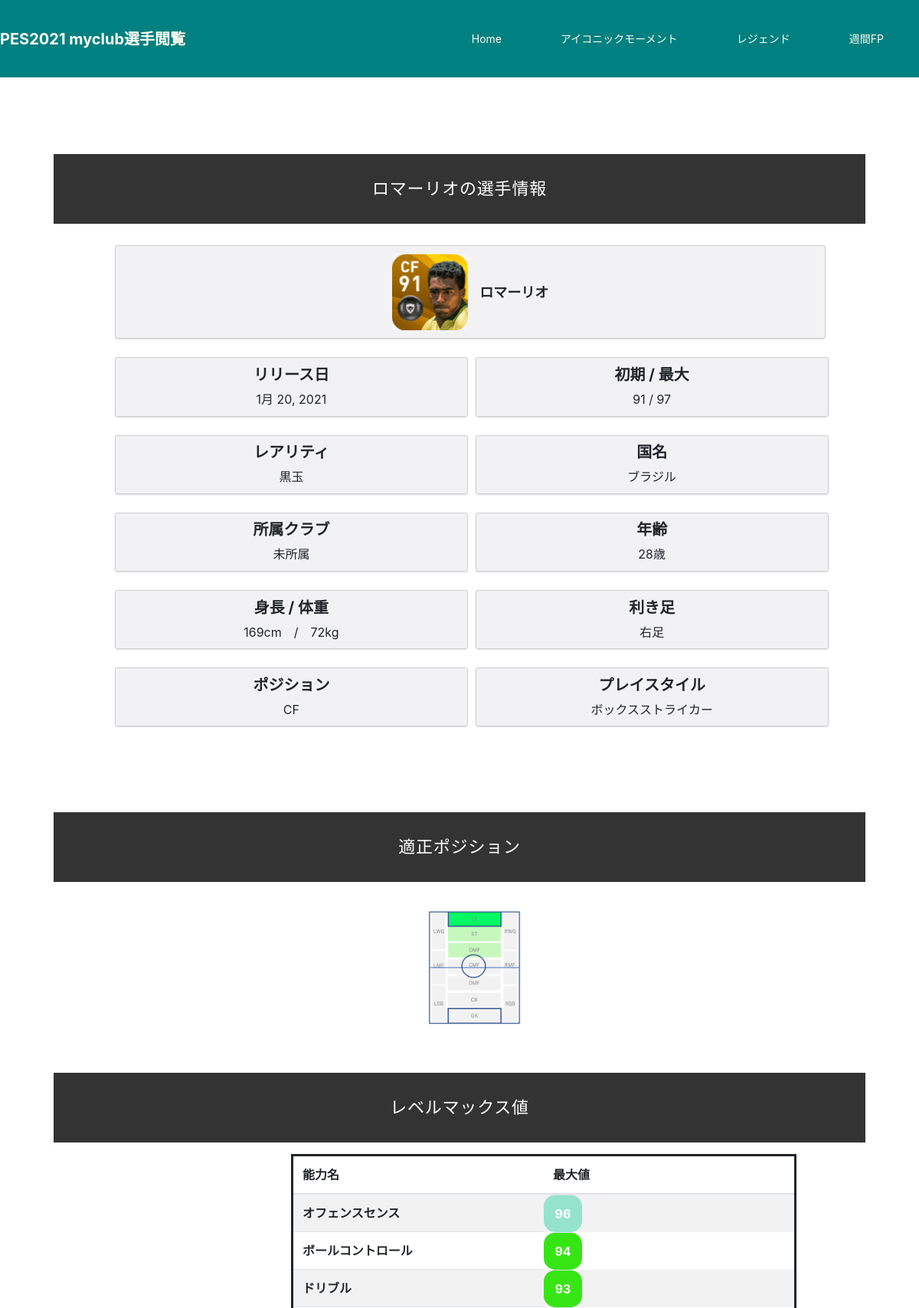
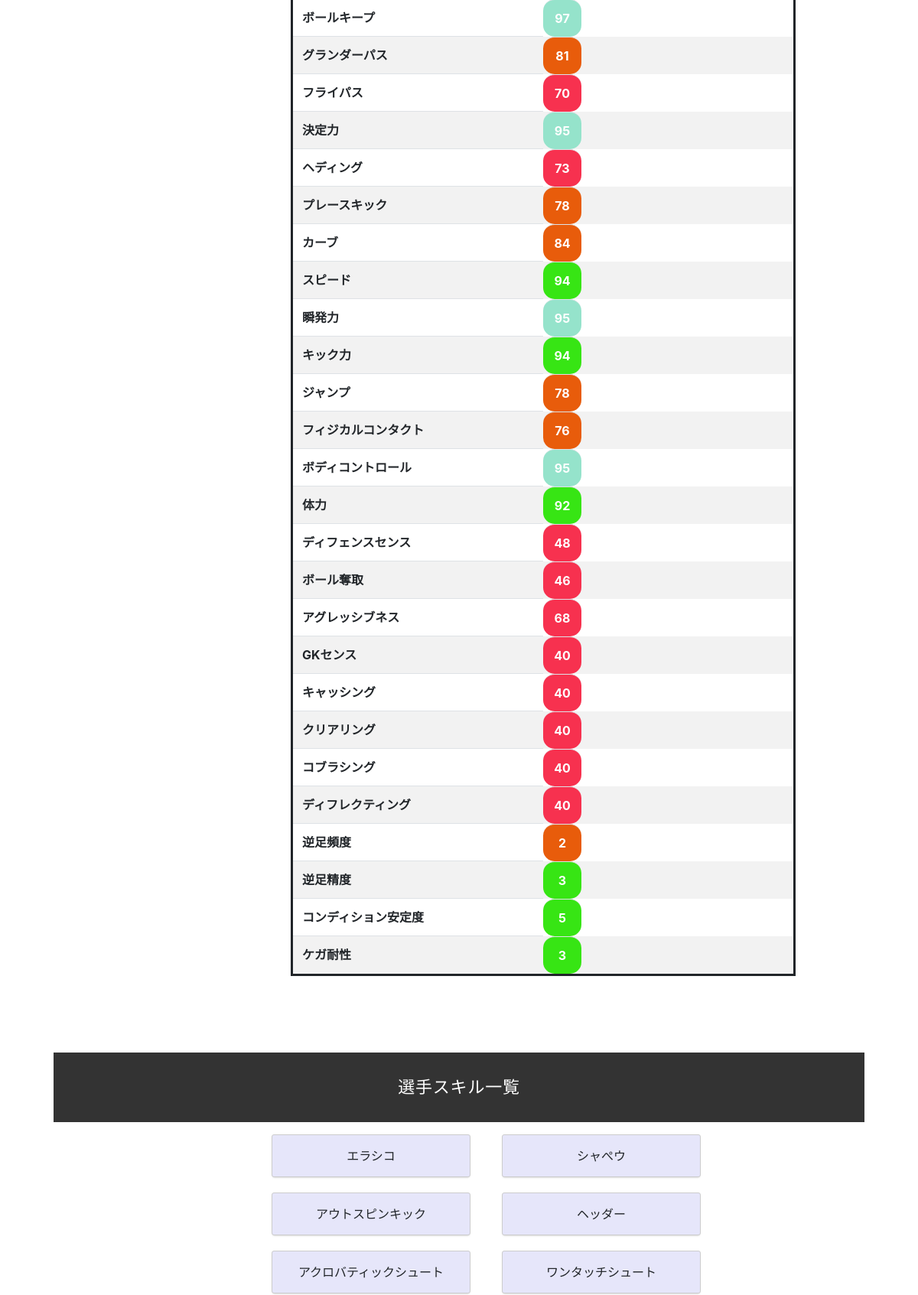
The page /detail/2/ (upper part) on the database its author committed (2 pictures, top to bottom).
### pespost/models.py (models this page shows, shortened)
class Player(models.Model):
    date_field = models.DateField('リリース日', blank=True, null=True)
    initial = models.IntegerField('初期総合値')
    maximum = models.IntegerField('最大総合値')
    level = models.IntegerField('最大レベル')
    player_style = models.CharField('選手タイプ', max_length=20)
    rarity = models.CharField('レアリティ', max_length=10)
    player_name = models.CharField('選手名', max_length=50)
    country = models.CharField('国名', max_length=30)
    league = models.CharField('所属リーグ', max_length=30)
    club = models.CharField('所属クラブ', max_length=30)
    age = models.IntegerField('年齢')
    height = models.IntegerField('身長')
    body_weight = models.IntegerField('体重')
    dominant_foot = models.CharField('利き足', max_length=2)
    position = models.CharField('ポジション', max_length=4)
    playstyle = models.CharField('プレースタイル', max_length=30)
    player_image = models.ImageField(upload_to='')

class Formation(models.Model):
    player = models.ForeignKey(Player, on_delete=models.CASCADE)
    formation_images = models.ImageField(upload_to='')

class Ability(models.Model):
    player = models.ForeignKey(Player, on_delete=models.CASCADE)
    offense_sense = models.IntegerField('OFセンス')
    ball_control = models.IntegerField('ボールコントロール')
    dribble = models.IntegerField('ドリブル')
    ball_keep = models.IntegerField('ボールキープ')
    grander_pass = models.IntegerField('グランダーパス')
    fly_pass = models.IntegerField('フライパス')
    determining_power = models.IntegerField('決定力')
    heading = models.IntegerField('ヘディング')
    place_kick = models.IntegerField('プレースキック')
    curve = models.IntegerField('カーブ')
    speed = models.IntegerField('スピード')
    instantaneous_power = models.IntegerField('瞬発力')
    kick_power = models.IntegerField('キック力')
    jumping = models.IntegerField('ジャンプ')
    physical_contact = models.IntegerField('フィジカルコンタクト')
    body_control = models.IntegerField('ボディコントロール')
    physical_fitness = models.IntegerField('体力')
    defense_sense = models.IntegerField('ディフェンスセンス')
    take_the_ball = models.IntegerField('ボール奪取')
    aggressiveness = models.IntegerField('アグレッシブネス')
    gksense = models.IntegerField('GKセンス')
    catching = models.IntegerField('キャッチング')
    clearing = models.IntegerField('クリアリング')
    cobraging = models.IntegerField('コブラシング')
    deflectiveing = models.IntegerField('ディフレクティング')
    reverse_foot_frequency = models.IntegerField('逆足頻度')
    reverse_foot_accuracy = models.IntegerField('逆足精度')
    condition_stability = models.IntegerField('コンディション安定度')
    injury_resistance = models.IntegerField('ケガ耐性')

class Skill(models.Model):
    player = models.ForeignKey(Player, on_delete=models.CASCADE)
    player_skill = models.CharField('スキル入力', max_length=20, blank=True)

### pespost/views.py (the view)
# urls.py: path('detail/<int:pk>/', detailview, name='detail'),
def detailview(request, pk):
    player = Player.objects.filter(pk=pk)[0]
    ability = Ability.objects.filter(pk=pk)[0]
    skill = Skill.objects.filter(player=pk)
    formation = Formation.objects.filter(pk=pk)[0]
    return render(request, 'detail.html', {'player': player, 'ability': ability, 'skill': skill, 'formation': formation})

### pespost/templatetags/basetemp.py (called while the page is built)
@register.filter
def of_df_fig_css(ability_point):
    if ability_point >= 95:
        return "NF"
    elif 95 > ability_point >= 85:
        return "EF"
    elif 85 > ability_point >= 75:
        return "SF"
    else:
        return "default"

@register.filter
def reverse_css(ability_point):
    if ability_point == 4:
        return "NF"
    elif ability_point == 3:
        return "EF"
    elif ability_point == 2:
        return "SF"
    else:
        return "default"

@register.filter
def condi_css(ability_point):
    if ability_point == 8:
        return "NF"
    elif 8 > ability_point >= 5:
        return "EF"
    elif 5 > ability_point >= 4:
        return "SF"
    else:
        return "default"

### templates/detail.html (shortened to what this page needs)
{% extends 'base.html' %}
{% load static %}
{% load basetemp %}
{% block header %}
<link rel='stylesheet' type="text/css" href="{% static 'css/style.css' %}">
{% endblock header %}
{% block content %}
<body>
  <h2 class="player_header">{{ player.player_name}}の選手情報</h2>
  <ul class="player_info">
    <li class="clearfix">
      <img src='{{player.player_image.url}}' alt="選手画像" width=100px >
      <span>{{ player.player_name }}</span>
    </li>
    <li>
      <h5>リリース日</h5>
      <span>{{ player.date_field }}</span>
    </li>
    <li>
      <h5>初期 / 最大</h5>
      <span>{{ player.initial }} / {{ player.maximum }}</span>
    </li>
    <li>
      <h5>レアリティ</h5>
      <span>{{ player.rarity }}</span>
    </li>
    <li>
      <h5>国名</h5>
      <span>{{ player.country }}</span>
    </li>
    <li>
      <h5>所属クラブ</h5>
      <span>{{ player.club }}</span>
    </li>
    <li>
      <h5>年齢</h5>
      <span>{{ player.age }}歳</span>
    </li>
    <li>
      <h5>身長 / 体重</h5>
      <span>{{ player.height }}cm　/　{{ player.body_weight }}kg</span>
    </li>
    <li>
      <h5>利き足</h5>
      <span>{{ player.dominant_foot }}</span>
    </li>
    <li>
      <h5>ポジション</h5>
      <span>{{ player.position }}</span>
    </li>
    <li>
      <h5>プレイスタイル</h5>
      <span>{{ player.playstyle }}</span>
    </li>
   </ul>
   <h2 class="player_header">適正ポジション</h2>
   <div id="image">
   <img src='{{ formation.formation_images.url　}}' alt="適正ポジション" width=65% >
   </div>
   <h2 class="level_player_header">レベルマックス値</h2>
   <table class="table table-striped">
   <thead>
    <tr>
      <th scope="col">能力名</th>
      <th scope="col">最大値</th>
    </tr>
    </thead>
    <tbody>
    <tr>
      <th scope="row">オフェンスセンス</th>
      <td class={{ ability.offense_sense|of_df_fig_css }}>{{ ability.offense_sense }}</td>
    </tr>
    <tr>
      <th scope="row">ボールコントロール</th>
      <td class={{ ability.ball_control|of_df_fig_css }}>{{ ability.ball_control }}</td>
    </tr>
    <tr>
      <th scope="row">ドリブル</th>
      <td class={{ ability.dribble|of_df_fig_css }}>{{ ability.dribble }}</td>
    </tr>
    <tr>
      <th scope="row">ボールキープ</th>
      <td class={{ ability.ball_keep|of_df_fig_css }}>{{ ability.ball_keep }}</td>
    <tr>
      <th scope="row">グランダーパス</th>
      <td class={{ ability.grander_pass|of_df_fig_css }}>{{ ability.grander_pass }}</td>
    </tr>
    <tr>
      <th scope="row">フライパス</th>
      <td class={{ ability.fly_pass|of_df_fig_css }}>{{ ability.fly_pass }}</td>
    </tr>
    <tr>
      <th scope="row">決定力</th>
      <td class={{ ability.determining_power|of_df_fig_css }}>{{ ability.determining_power }}</td>
    </tr>
    <tr>
      <th scope="row">ヘディング</th>
      <td class={{ ability.heading|of_df_fig_css }}>{{ ability.heading }}</td>
    </tr>
    <tr>
      <th scope="row">プレースキック</th>
      <td class={{ ability.place_kick|of_df_fig_css }}>{{ ability.place_kick }}</td>
    </tr>
    <tr>
      <th scope="row">カーブ</th>
      <td class={{ ability.curve|of_df_fig_css }}>{{ ability.curve }}</td>
    </tr>
    <tr>
      <th scope="row">スピード</th>
      <td class={{ ability.speed|of_df_fig_css }}>{{ ability.speed }}</td>
    </tr>
    <tr>
      <th scope="row">瞬発力</th>
      <td class={{ ability.instantaneous_power|of_df_fig_css }}>{{ ability.instantaneous_power }}</td>
    </tr>
    <tr>
      <th scope="row">キック力</th>
      <td class={{ ability.kick_power|of_df_fig_css }}>{{ ability.kick_power }}</td>
    </tr>
    <tr>
      <th scope="row">ジャンプ</th>
      <td class={{ ability.jumping|of_df_fig_css }}>{{ ability.jumping }}</td>
    </tr>
    <tr>
      <th scope="row">フィジカルコンタクト</th>
      <td class={{ ability.physical_contact|of_df_fig_css }}>{{ ability.physical_contact }}</td>
    </tr>
    <tr>
      <th scope="row">ボディコントロール</th>
      <td class={{ ability.body_control|of_df_fig_css }}>{{ ability.body_control }}</td>
    </tr>
    <tr>
      <th scope="row">体力</th>
      <td class={{ ability.physical_fitness|of_df_fig_css }}>{{ ability.physical_fitness }}</td>
    </tr>
    <tr>
      <th scope="row">ディフェンスセンス</th>
      <td class={{ ability.defense_sense|of_df_fig_css }}>{{ ability.defense_sense }}</td>
    </tr>
    <tr>
      <th scope="row">ボール奪取</th>
      <td class={{ ability.take_the_ball|of_df_fig_css }}>{{ ability.take_the_ball }}</td>
    </tr>
    <tr>
      <th scope="row">アグレッシブネス</th>
      <td class={{ ability.aggressiveness|of_df_fig_css }}>{{ ability.aggressiveness }}</td>
    </tr>
    <tr>
      <th scope="row">GKセンス</th>
      <td class={{ ability.gksense|of_df_fig_css }}>{{ ability.gksense }}</td>
    </tr>
    <tr>
      <th scope="row">キャッシング</th>
      <td class={{ ability.catching|of_df_fig_css }}>{{ ability.catching }}</td>
    </tr>
    <tr>
      <th scope="row">クリアリング</th>
      <td class={{ ability.clearing|of_df_fig_css }}>{{ ability.clearing }}</td>
    </tr>
    <tr>
      <th scope="row">コブラシング</th>
      <td class={{ ability.cobraging|of_df_fig_css }}>{{ ability.cobraging }}</td>
    </tr>
    <tr>
      <th scope="row">ディフレクティング</th>
      <td class={{ ability.deflectiveing|of_df_fig_css }}>{{ ability.deflectiveing }}</td>
    </tr>
    <tr>
      <th scope="row">逆足頻度</th>
      <td class={{ ability.reverse_foot_frequency|reverse_css }}>{{ ability.reverse_foot_frequency }}</td>
    </tr>
    <tr>
      <th scope="row">逆足精度</th>
      <td class={{ ability.reverse_foot_accuracy|reverse_css }}>{{ ability.reverse_foot_accuracy }}</td>
    </tr>
    <tr>
      <th scope="row">コンディション安定度</th>
      <td class={{ ability.condition_stability|condi_css }}>{{ ability.condition_stability }}</td>
    </tr>
    <tr>
      <th scope="row">ケガ耐性</th>
      <td class={{ ability.injury_resistance|reverse_css }}>{{ ability.injury_resistance }}</td>
    </tr>
   </tr>
   </tbody>
   </table>
  <h2 class="player_header">選手スキル一覧</h2>
  <ul class="player_info2">
   {% for skill_item in skill %}
   <li>{{ skill_item.player_skill }}</li>
   {% endfor %}
  </ul>
</body>
{% endblock content %}

### static/css/style.css (style rules this page uses)
ul { display: flex; list-style-type: disc; margin-block-start: 1em; margin-block-end: 1em; margin-inline-start: 0px; margin-inline-end: 0px; padding-inline-start: 40px; }
li { margin: 0 0 0 15px; font-size: 14px; list-style: none; }
.table { padding: center; width: 80%; table-layout: fixed; }
.player_header { display: block; text-align: center; margin: 100px 70px 15px; padding: 20px; font-size: 22px; line-height: 2.3; letter-spacing: .05rem; background: #333; color: #fff; }
.player_info { flex-wrap:wrap; margin-left: 100px; margin-right: 100px; }
ul.player_info li { border: 1px solid #ccc; text-align: center; float: left; width: 48%; box-sizing: border-box; border-radius: 3px; background-color: #f2f2f5; box-shadow: 0 2px 3px -2px rgba(0, 0, 0, 0.271); transition: background-color 100ms ease-in-out; list-style: none; margin: 12px 0 12px 10px; padding: .6em; font-size: medium; }
ul.player_info h5 { font-weight: bold; }
.clearfix { display: block; }
.clearfix:after { content: "."; display: block; clear: both; height: 0; visibility: hidden; }
ul.player_info li:nth-child(-n+1) { width: 96.7%; font-weight: bold; font-size: large; }
ul.player_info li:nth-child(1) span { display: inline; vertical-align: middle; margin-left: 10px; }
.player_info2 { flex-wrap:wrap; margin-left: 300px; margin-right: 210px; }
ul.player_info2 li { font-size: medium; border: 1px solid #ccc; text-align: center; float: left; width: 40%; margin-right: 4%; box-sizing: border-box; margin-bottom: 20px; border-radius: 3px; background-color: #e6e6fa; box-shadow: 0 2px 3px -2px rgba(0, 0, 0, 0.271); transition: background-color 100ms ease-in-out; list-style: none; padding: 15px 5px; }
ul.player_info2 li:nth-child(even) { margin-right: 0; }
#image { margin: 15px 250px; text-align: center; padding-left: 100px; }
.level_player_header { display: block; text-align: center; margin: 0 70px 15px; padding: 20px; font-size: 22px; line-height: 2.3; letter-spacing: .05rem; background: #333; color: #fff; }
table.table-striped { border: 3px solid; margin: 15px 380px; width: 55%; }
.NF { display: block; padding: 15px; border-radius: 15px; font-weight: bold; width:50px; text-align: center; background-color: #95e3cb; color: #ffffff; }
.EF { display: block; padding: 15px; border-radius: 15px; font-weight: bold; width: 50px; text-align: center; background-color: #37e514; color: #ffffff; }
.SF { display: block; padding: 15px; border-radius: 15px; font-weight: bold; width: 50px; text-align: center; background-color: #e85c0b; color: #ffffff; }
.default { display: block; padding: 15px; border-radius: 15px; font-weight: bold; width: 50px; text-align: center; background-color: #f7314f; color: #ffffff; }

### rows shown on the page
Player: player_name "ロマーリオ", player_image (picture), date_field "1月 20, 2021", initial "91", maximum "97", rarity "黒玉", country "ブラジル", club "未所属", age "28", height "169", body_weight "72", dominant_foot "右足", position "CF", playstyle "ボックスストライカー"
Formation: formation_images (picture)
Ability: offense_sense "96", ball_control "94", dribble "93", ball_keep "97", grander_pass "81", fly_pass "70", determining_power "95", heading "73", place_kick "78", curve "84", speed "94", instantaneous_power "95", kick_power "94", jumping "78", physical_contact "76", body_control "95", physical_fitness "92", defense_sense "48", take_the_ball "46", aggressiveness "68", gksense "40", catching "40", clearing "40", cobraging "40", deflectiveing "40", reverse_foot_frequency "2", reverse_foot_accuracy "3", condition_stability "5", injury_resistance "3"
Skill: player_skill "エラシコ"
Skill: player_skill "シャぺウ"
Skill: player_skill "アウトスピンキック"
Skill: player_skill "ヘッダー"
Skill: player_skill "アクロバティックシュート"
Skill: player_skill "ワンタッチシュート"
